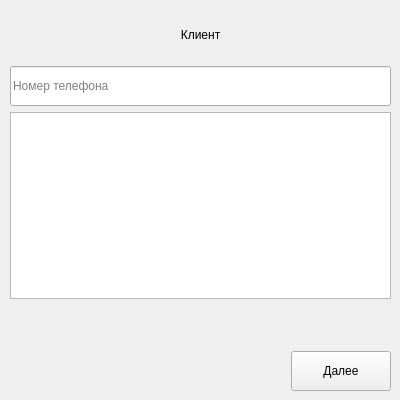
<?xml version="1.0" encoding="UTF-8"?>
<ui version="4.0">
 <class>Form</class>
 <widget class="QWidget" name="Form">
  <property name="geometry">
   <rect>
    <x>0</x>
    <y>0</y>
    <width>400</width>
    <height>400</height>
   </rect>
  </property>
  <property name="windowTitle">
   <string>Form</string>
  </property>
  <widget class="QStackedWidget" name="stack">
   <property name="geometry">
    <rect>
     <x>0</x>
     <y>0</y>
     <width>400</width>
     <height>400</height>
    </rect>
   </property>
   <property name="currentIndex">
    <number>0</number>
   </property>
   <widget class="QWidget" name="user">
    <widget class="QWidget" name="verticalLayoutWidget_5">
     <property name="geometry">
      <rect>
       <x>10</x>
       <y>10</y>
       <width>381</width>
       <height>381</height>
      </rect>
     </property>
     <layout class="QVBoxLayout" name="verticalLayout_5">
      <item>
       <widget class="QLabel" name="user_label">
        <property name="minimumSize">
         <size>
          <width>0</width>
          <height>50</height>
         </size>
        </property>
        <property name="text">
         <string>Клиент</string>
        </property>
        <property name="alignment">
         <set>Qt::AlignCenter</set>
        </property>
       </widget>
      </item>
      <item>
       <widget class="QLineEdit" name="user_edit">
        <property name="minimumSize">
         <size>
          <width>0</width>
          <height>40</height>
         </size>
        </property>
        <property name="placeholderText">
         <string>Номер телефона</string>
        </property>
        <property name="clearButtonEnabled">
         <bool>false</bool>
        </property>
       </widget>
      </item>
      <item>
       <widget class="QTableView" name="user_view">
        <property name="minimumSize">
         <size>
          <width>0</width>
          <height>0</height>
         </size>
        </property>
        <property name="maximumSize">
         <size>
          <width>16777215</width>
          <height>250</height>
         </size>
        </property>
        <property name="sortingEnabled">
         <bool>true</bool>
        </property>
       </widget>
      </item>
      <item>
       <widget class="QLabel" name="user_error">
        <property name="minimumSize">
         <size>
          <width>0</width>
          <height>40</height>
         </size>
        </property>
        <property name="text">
         <string/>
        </property>
       </widget>
      </item>
      <item>
       <layout class="QHBoxLayout" name="horizontalLayout_7">
        <item>
         <spacer name="horizontalSpacer_7">
          <property name="orientation">
           <enum>Qt::Horizontal</enum>
          </property>
          <property name="sizeHint" stdset="0">
           <size>
            <width>40</width>
            <height>20</height>
           </size>
          </property>
         </spacer>
        </item>
        <item>
         <widget class="QPushButton" name="user_next_btn">
          <property name="minimumSize">
           <size>
            <width>100</width>
            <height>40</height>
           </size>
          </property>
          <property name="text">
           <string>Далее</string>
          </property>
         </widget>
        </item>
       </layout>
      </item>
     </layout>
    </widget>
   </widget>
   <widget class="QWidget" name="branch">
    <widget class="QWidget" name="verticalLayoutWidget_7">
     <property name="geometry">
      <rect>
       <x>10</x>
       <y>10</y>
       <width>381</width>
       <height>381</height>
      </rect>
     </property>
     <layout class="QVBoxLayout" name="verticalLayout_7">
      <item>
       <widget class="QLabel" name="branch_label">
        <property name="minimumSize">
         <size>
          <width>0</width>
          <height>50</height>
         </size>
        </property>
        <property name="text">
         <string>Филиал</string>
        </property>
        <property name="alignment">
         <set>Qt::AlignCenter</set>
        </property>
       </widget>
      </item>
      <item>
       <widget class="QLineEdit" name="branch_edit">
        <property name="minimumSize">
         <size>
          <width>0</width>
          <height>40</height>
         </size>
        </property>
        <property name="placeholderText">
         <string>Название филиала</string>
        </property>
       </widget>
      </item>
      <item>
       <widget class="QTableView" name="branch_view">
        <property name="minimumSize">
         <size>
          <width>0</width>
          <height>0</height>
         </size>
        </property>
        <property name="maximumSize">
         <size>
          <width>16777215</width>
          <height>250</height>
         </size>
        </property>
        <property name="sortingEnabled">
         <bool>true</bool>
        </property>
       </widget>
      </item>
      <item>
       <widget class="QLabel" name="branch_error">
        <property name="minimumSize">
         <size>
          <width>0</width>
          <height>40</height>
         </size>
        </property>
        <property name="text">
         <string/>
        </property>
       </widget>
      </item>
      <item>
       <layout class="QHBoxLayout" name="horizontalLayout_9">
        <item>
         <spacer name="horizontalSpacer_9">
          <property name="orientation">
           <enum>Qt::Horizontal</enum>
          </property>
          <property name="sizeHint" stdset="0">
           <size>
            <width>40</width>
            <height>20</height>
           </size>
          </property>
         </spacer>
        </item>
        <item>
         <widget class="QPushButton" name="branch_back_btn">
          <property name="minimumSize">
           <size>
            <width>100</width>
            <height>40</height>
           </size>
          </property>
          <property name="text">
           <string>Назад</string>
          </property>
         </widget>
        </item>
        <item>
         <widget class="QPushButton" name="branch_next_btn">
          <property name="minimumSize">
           <size>
            <width>100</width>
            <height>40</height>
           </size>
          </property>
          <property name="text">
           <string>Далее</string>
          </property>
         </widget>
        </item>
       </layout>
      </item>
     </layout>
    </widget>
   </widget>
   <widget class="QWidget" name="worker">
    <widget class="QWidget" name="verticalLayoutWidget_8">
     <property name="geometry">
      <rect>
       <x>10</x>
       <y>10</y>
       <width>381</width>
       <height>381</height>
      </rect>
     </property>
     <layout class="QVBoxLayout" name="verticalLayout_8">
      <item>
       <widget class="QLabel" name="worker_label">
        <property name="minimumSize">
         <size>
          <width>0</width>
          <height>50</height>
         </size>
        </property>
        <property name="text">
         <string>Сотрудник</string>
        </property>
        <property name="alignment">
         <set>Qt::AlignCenter</set>
        </property>
       </widget>
      </item>
      <item>
       <widget class="QLineEdit" name="worker_edit">
        <property name="minimumSize">
         <size>
          <width>0</width>
          <height>40</height>
         </size>
        </property>
        <property name="text">
         <string/>
        </property>
        <property name="placeholderText">
         <string>Имя сотрудника</string>
        </property>
       </widget>
      </item>
      <item>
       <widget class="QTableView" name="worker_view">
        <property name="minimumSize">
         <size>
          <width>0</width>
          <height>0</height>
         </size>
        </property>
        <property name="maximumSize">
         <size>
          <width>16777215</width>
          <height>250</height>
         </size>
        </property>
        <property name="sortingEnabled">
         <bool>true</bool>
        </property>
       </widget>
      </item>
      <item>
       <widget class="QLabel" name="worker_error">
        <property name="minimumSize">
         <size>
          <width>0</width>
          <height>40</height>
         </size>
        </property>
        <property name="text">
         <string/>
        </property>
       </widget>
      </item>
      <item>
       <layout class="QHBoxLayout" name="horizontalLayout_10">
        <item>
         <spacer name="horizontalSpacer_10">
          <property name="orientation">
           <enum>Qt::Horizontal</enum>
          </property>
          <property name="sizeHint" stdset="0">
           <size>
            <width>40</width>
            <height>20</height>
           </size>
          </property>
         </spacer>
        </item>
        <item>
         <widget class="QPushButton" name="worker_back_btn">
          <property name="minimumSize">
           <size>
            <width>100</width>
            <height>40</height>
           </size>
          </property>
          <property name="text">
           <string>Назад</string>
          </property>
         </widget>
        </item>
        <item>
         <widget class="QPushButton" name="worker_next_btn">
          <property name="minimumSize">
           <size>
            <width>100</width>
            <height>40</height>
           </size>
          </property>
          <property name="text">
           <string>Далее</string>
          </property>
         </widget>
        </item>
       </layout>
      </item>
     </layout>
    </widget>
   </widget>
   <widget class="QWidget" name="service">
    <widget class="QWidget" name="verticalLayoutWidget_9">
     <property name="geometry">
      <rect>
       <x>10</x>
       <y>10</y>
       <width>381</width>
       <height>381</height>
      </rect>
     </property>
     <layout class="QVBoxLayout" name="verticalLayout_9">
      <item>
       <widget class="QLabel" name="service_label">
        <property name="minimumSize">
         <size>
          <width>0</width>
          <height>50</height>
         </size>
        </property>
        <property name="text">
         <string>Услуга</string>
        </property>
        <property name="alignment">
         <set>Qt::AlignCenter</set>
        </property>
       </widget>
      </item>
      <item>
       <widget class="QLineEdit" name="service_edit">
        <property name="minimumSize">
         <size>
          <width>0</width>
          <height>40</height>
         </size>
        </property>
        <property name="placeholderText">
         <string>Название услуги</string>
        </property>
       </widget>
      </item>
      <item>
       <widget class="QTableView" name="service_view">
        <property name="minimumSize">
         <size>
          <width>0</width>
          <height>0</height>
         </size>
        </property>
        <property name="maximumSize">
         <size>
          <width>16777215</width>
          <height>250</height>
         </size>
        </property>
        <property name="sortingEnabled">
         <bool>true</bool>
        </property>
       </widget>
      </item>
      <item>
       <widget class="QLabel" name="service_error">
        <property name="minimumSize">
         <size>
          <width>0</width>
          <height>40</height>
         </size>
        </property>
        <property name="text">
         <string/>
        </property>
        <property name="alignment">
         <set>Qt::AlignLeading|Qt::AlignLeft|Qt::AlignVCenter</set>
        </property>
       </widget>
      </item>
      <item>
       <layout class="QHBoxLayout" name="horizontalLayout_11">
        <item>
         <spacer name="horizontalSpacer_11">
          <property name="orientation">
           <enum>Qt::Horizontal</enum>
          </property>
          <property name="sizeHint" stdset="0">
           <size>
            <width>40</width>
            <height>20</height>
           </size>
          </property>
         </spacer>
        </item>
        <item>
         <widget class="QPushButton" name="service_back_btn">
          <property name="minimumSize">
           <size>
            <width>100</width>
            <height>40</height>
           </size>
          </property>
          <property name="text">
           <string>Назад</string>
          </property>
         </widget>
        </item>
        <item>
         <widget class="QPushButton" name="service_next_btn">
          <property name="minimumSize">
           <size>
            <width>100</width>
            <height>40</height>
           </size>
          </property>
          <property name="text">
           <string>Далее</string>
          </property>
         </widget>
        </item>
       </layout>
      </item>
     </layout>
    </widget>
   </widget>
   <widget class="QWidget" name="schedule">
    <widget class="QWidget" name="verticalLayoutWidget">
     <property name="geometry">
      <rect>
       <x>9</x>
       <y>9</y>
       <width>381</width>
       <height>381</height>
      </rect>
     </property>
     <layout class="QVBoxLayout" name="verticalLayout">
      <item>
       <widget class="QLabel" name="schedule_label">
        <property name="minimumSize">
         <size>
          <width>0</width>
          <height>50</height>
         </size>
        </property>
        <property name="maximumSize">
         <size>
          <width>16777215</width>
          <height>50</height>
         </size>
        </property>
        <property name="text">
         <string>Дата и время</string>
        </property>
        <property name="alignment">
         <set>Qt::AlignCenter</set>
        </property>
       </widget>
      </item>
      <item>
       <layout class="QVBoxLayout" name="schedule_layout">
        <property name="spacing">
         <number>0</number>
        </property>
       </layout>
      </item>
      <item>
       <widget class="QLabel" name="schedule_error">
        <property name="minimumSize">
         <size>
          <width>0</width>
          <height>40</height>
         </size>
        </property>
        <property name="maximumSize">
         <size>
          <width>16777215</width>
          <height>16777215</height>
         </size>
        </property>
        <property name="text">
         <string/>
        </property>
        <property name="alignment">
         <set>Qt::AlignCenter</set>
        </property>
       </widget>
      </item>
      <item>
       <widget class="QPushButton" name="schedule_back_btn">
        <property name="minimumSize">
         <size>
          <width>100</width>
          <height>40</height>
         </size>
        </property>
        <property name="maximumSize">
         <size>
          <width>100</width>
          <height>40</height>
         </size>
        </property>
        <property name="focusPolicy">
         <enum>Qt::StrongFocus</enum>
        </property>
        <property name="layoutDirection">
         <enum>Qt::RightToLeft</enum>
        </property>
        <property name="text">
         <string>Назад</string>
        </property>
       </widget>
      </item>
     </layout>
    </widget>
   </widget>
   <widget class="QWidget" name="info">
    <widget class="QWidget" name="verticalLayoutWidget_6">
     <property name="geometry">
      <rect>
       <x>10</x>
       <y>10</y>
       <width>381</width>
       <height>381</height>
      </rect>
     </property>
     <layout class="QVBoxLayout" name="verticalLayout_6">
      <item>
       <widget class="QLabel" name="info_label">
        <property name="minimumSize">
         <size>
          <width>0</width>
          <height>50</height>
         </size>
        </property>
        <property name="text">
         <string>Запись сохранена</string>
        </property>
        <property name="alignment">
         <set>Qt::AlignCenter</set>
        </property>
       </widget>
      </item>
      <item>
       <widget class="QLabel" name="label">
        <property name="minimumSize">
         <size>
          <width>0</width>
          <height>40</height>
         </size>
        </property>
        <property name="text">
         <string>Комментарий к записи (необязательно):</string>
        </property>
       </widget>
      </item>
      <item>
       <widget class="QPlainTextEdit" name="comment_edit">
        <property name="plainText">
         <string/>
        </property>
       </widget>
      </item>
      <item>
       <layout class="QHBoxLayout" name="horizontalLayout_8">
        <item>
         <spacer name="horizontalSpacer_8">
          <property name="orientation">
           <enum>Qt::Horizontal</enum>
          </property>
          <property name="sizeHint" stdset="0">
           <size>
            <width>40</width>
            <height>20</height>
           </size>
          </property>
         </spacer>
        </item>
        <item>
         <widget class="QPushButton" name="info_back_btn">
          <property name="minimumSize">
           <size>
            <width>100</width>
            <height>40</height>
           </size>
          </property>
          <property name="text">
           <string>Назад</string>
          </property>
         </widget>
        </item>
        <item>
         <widget class="QPushButton" name="save_btn">
          <property name="minimumSize">
           <size>
            <width>100</width>
            <height>40</height>
           </size>
          </property>
          <property name="text">
           <string>Сохранить</string>
          </property>
         </widget>
        </item>
       </layout>
      </item>
     </layout>
    </widget>
   </widget>
  </widget>
 </widget>
 <resources/>
 <connections/>
</ui>
